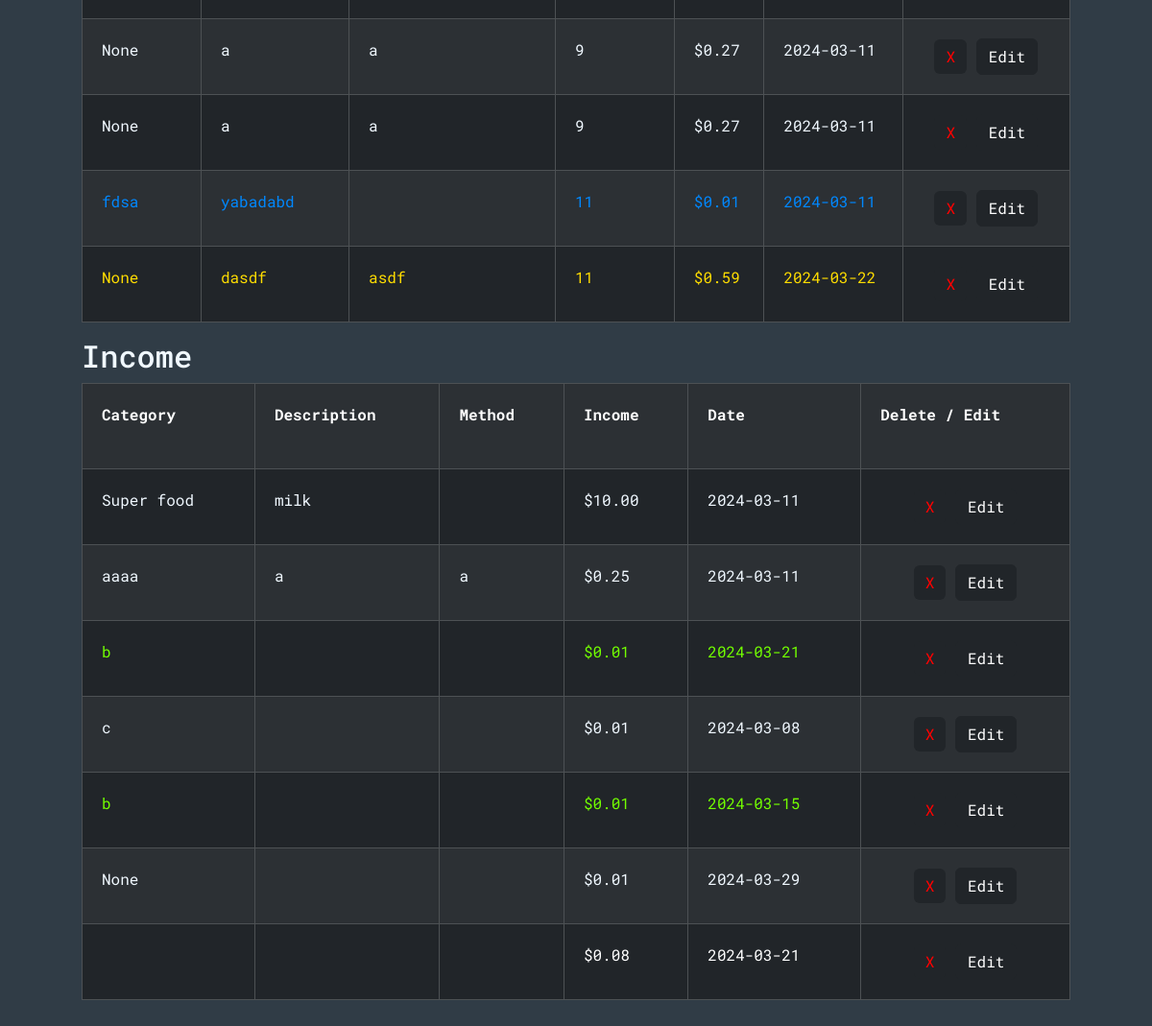
Page / (signed in, lower part) on the earlier database version.
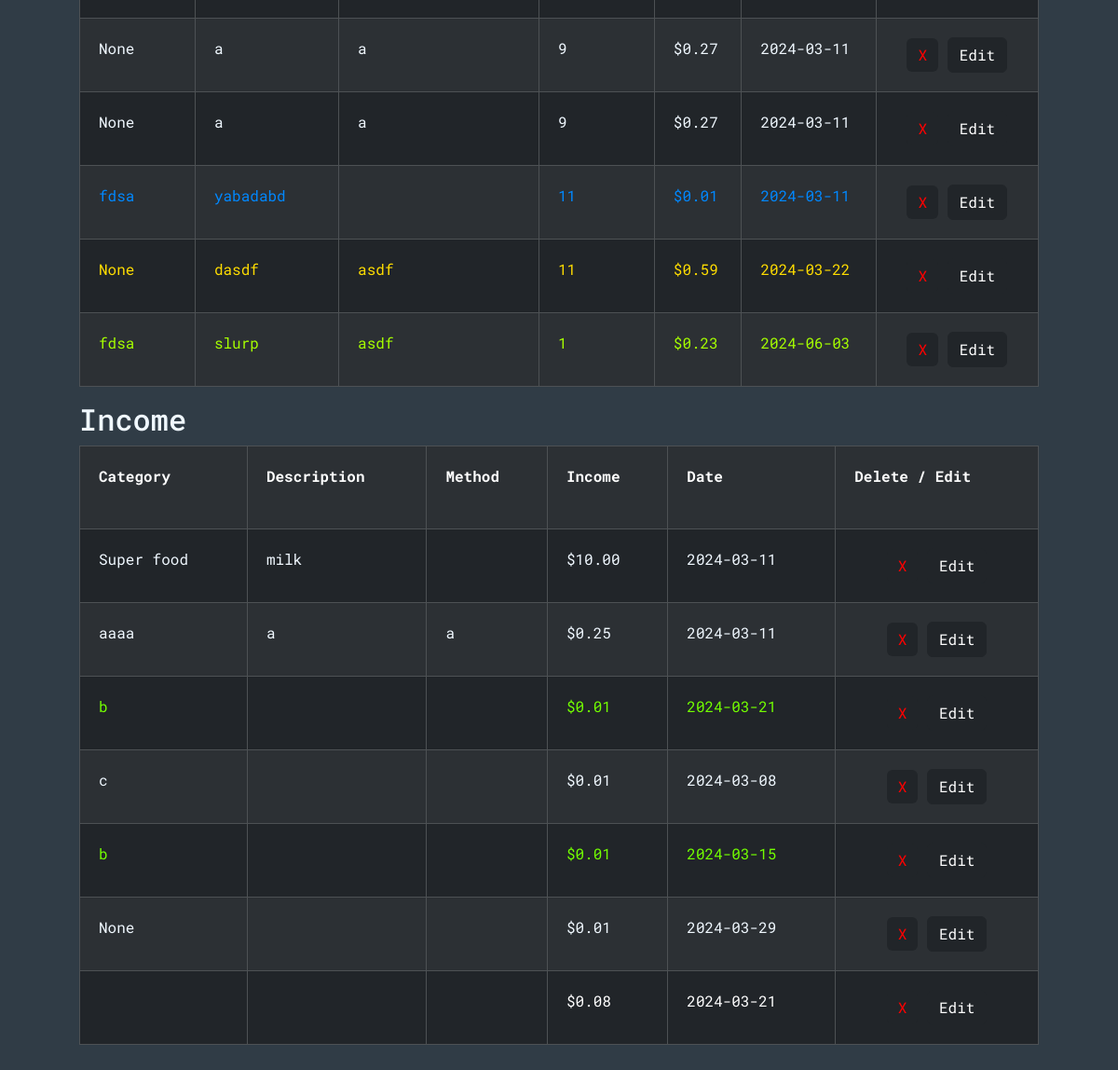
Same page on the later database version.
### tables this page shows
CREATE TABLE expenses (id INTEGER PRIMARY KEY, user_id INTEGER NOT NULL, category TEXT, description TEXT, purchaseLocation TEXT, quantity INTEGER NOT NULL, price NUMERIC NOT NULL, date TEXT NOT NULL, color TEXT, FOREIGN KEY (user_id) REFERENCES users(id));

CREATE TABLE incomes (id INTEGER PRIMARY KEY, user_id INTEGER NOT NULL, category TEXT, description TEXT, method TEXT, income NUMERIC NOT NULL, date TEXT NOT NULL, color TEXT, FOREIGN KEY (user_id) REFERENCES users(id));

### app.py (the view)
@app.route("/")
@login_required
def index():
    conn = get_db_connection()
    exps = conn.execute("SELECT * FROM expenses WHERE user_id = ?", (session["user_id"],)).fetchall()
    inc = conn.execute("SELECT * FROM incomes WHERE user_id = ?", (session["user_id"],)).fetchall()
    conn.close()
    return render_template("index.html", expenses=exps, incomes=inc)

### helpers.py (called while the page is built)
def login_required(f):
    @wraps(f)
    def decorated_function(*args, **kwargs):
        if session.get("user_id") is None:
            return redirect("/login")
        return f(*args, **kwargs)
    return decorated_function

def get_db_connection():
    conn = sqlite3.connect('database.db')
    conn.row_factory = sqlite3.Row
    return conn

### templates/index.html (shortened to what this page needs)
{% extends "layout.html" %} {% block title %}Main{% endblock %}
{% block body %}
<div class="cont center-horizontal" style="max-width: 1300px">
  {% if expenses -%}
  <div>
    <div class="table-responsive">
      <table class="table table-dark table-striped table-bordered table-hover">
        {% for expense in expenses %}
        <tr>
          <td style="color: {{expense['color']}}">{{ expense["category"] }}</td>
          <td style="color: {{expense['color']}}">
            {{ expense["description"] }}
          </td>
          <td style="color: {{expense['color']}}">
            {{ expense["purchaseLocation"] }}
          </td>
          <td style="color: {{expense['color']}}">{{ expense["quantity"] }}</td>
          <td style="color: {{expense['color']}}">
            {{ "$%.2f"| format(expense["price"]) }}
          </td>
          <td style="color: {{expense['color']}}">{{ expense["date"] }}</td>
          <td style="text-align: center">
            <form action="/delete" method="POST" style="display: inline-block">
              <button
                type="submit"
                class="delete-btn btn btn-dark"
                style="color: red; border: 0; text-align: center"
              >
                X
              </button>
            </form>
            <form action="/edit" method="POST" style="display: inline-block">
              <button type="submit" class="delete-btn btn btn-dark">
                Edit
              </button>
            </form>
          </td>
        </tr>
        {% endfor %}
      </table>
    </div>
  </div>
  {% else -%}
  <p>
    You have no expenses to display here. To add an expense go
    <a href="/add-expense">here</a>. In the future, use the links in the
    navigation bar on the top!
  </p>
  {% endif %}
  {% if incomes -%}
  <div>
    <h2>Income</h2>
    <div class="table-responsive">
      <table class="table table-dark table-striped table-bordered table-hover">
        <tr>
          <th scope="col">Category</th>
          <th scope="col">Description</th>
          <th scope="col">Method</th>
          <th scope="col">Income</th>
          <th scope="col">Date</th>
          <th scope="col">
            Delete / Edit
            <br />
          </th>
        </tr>
        {% for income in incomes %}
        <tr>
          <td style="color: {{income['color']}} ">{{ income["category"] }}</td>
          <td style="color: {{income['color']}} ">
            {{ income["description"] }}
          </td>
          <td style="color: {{income['color']}} ">{{ income["method"] }}</td>
          <td style="color: {{income['color']}} ">
            {{ "$%.2f"| format(income["income"]) }}
          </td>
          <td style="color: {{income['color']}}">{{ income["date"] }}</td>
          <td style="text-align: center">
            <form action="/delete" method="POST" style="display: inline-block">
              <button
                type="submit"
                class="delete-btn btn btn-dark"
                style="color: red; border: 0; text-align: center"
              >
                X
              </button>
            </form>
            <form action="/edit" method="POST" style="display: inline-block">
              <button type="submit" class="delete-btn btn btn-dark">
                Edit
              </button>
            </form>
          </td>
        </tr>
        {% endfor %}
      </table>
    </div>
  </div>
  {% else -%}
  <p>
    You have no income to display here. To add income go
    <a href="/add-income">here</a>. In the future, use the links in the
    navigation bar on the top!
  </p>
  {% endif %}
</div>
{%endblock %}

### templates/layout.html (shortened to what this page needs)
{% include "base.html" %}
{% block body %}{% endblock %}

### templates/base.html (shortened to what this page needs)
<!DOCTYPE html>
<html lang="en">
  <head>
    <link rel="stylesheet" href="../static/styles/CSS.css" />
    <link
      href="https://cdn.jsdelivr.net/npm/bootstrap@5.3.2/dist/css/bootstrap.min.css"
      rel="stylesheet"
    />
    <link
      href="https://netdna.bootstrapcdn.com/font-awesome/3.2.1/css/font-awesome.css"
      rel="stylesheet"
    />
  </head>
  <body id="body">
  </body>
</html>

### static/styles/CSS.css (style rules this page uses)
.cont { display: flex; justify-content: center; padding: 15px; flex-direction: column; color: aliceblue; max-width: 100vw; }
.center-horizontal { margin: 0 auto; width: 90vw; max-width: 1200px; padding: 25px; }
#body { background-color: rgb(48, 60, 70); font-family: "Roboto Mono", monospace; color: aliceblue; }
tr > * { padding: 20px !important; }

Differences in the rows shown:
added expenses: category "fdsa", description "slurp", purchaseLocation "asdf", quantity "1", price "$0.23", date "2024-06-03", color "#a6ff00" (drawn)
